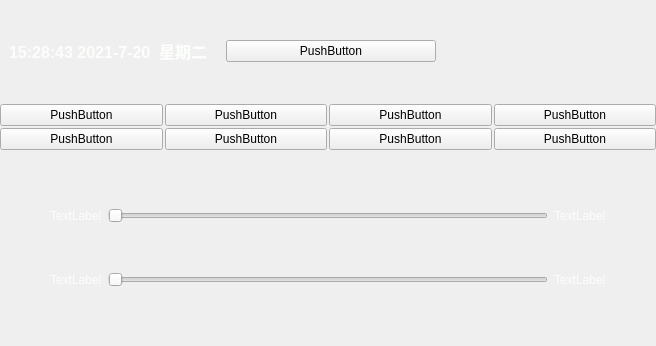
<?xml version="1.0" encoding="UTF-8"?>
<ui version="4.0">
 <class>DropdownBox</class>
 <widget class="QWidget" name="DropdownBox">
  <property name="geometry">
   <rect>
    <x>0</x>
    <y>0</y>
    <width>656</width>
    <height>346</height>
   </rect>
  </property>
  <property name="windowTitle">
   <string>Form</string>
  </property>
  <layout class="QVBoxLayout" name="verticalLayout_2">
   <property name="spacing">
    <number>2</number>
   </property>
   <property name="leftMargin">
    <number>0</number>
   </property>
   <property name="topMargin">
    <number>0</number>
   </property>
   <property name="rightMargin">
    <number>0</number>
   </property>
   <property name="bottomMargin">
    <number>0</number>
   </property>
   <item>
    <widget class="BaseWidget" name="widget" native="true">
     <property name="minimumSize">
      <size>
       <width>0</width>
       <height>50</height>
      </size>
     </property>
     <property name="maximumSize">
      <size>
       <width>16777215</width>
       <height>50</height>
      </size>
     </property>
     <layout class="QHBoxLayout" name="horizontalLayout" stretch="1,1,1">
      <item>
       <widget class="QLabel" name="label_5">
        <property name="font">
         <font>
          <pointsize>12</pointsize>
          <weight>75</weight>
          <bold>true</bold>
         </font>
        </property>
        <property name="styleSheet">
         <string notr="true">color: #FCFEFB;</string>
        </property>
        <property name="text">
         <string>15:28:43 2021-7-20  星期二</string>
        </property>
       </widget>
      </item>
      <item>
       <widget class="QPushButton" name="m_btnClose">
        <property name="text">
         <string>PushButton</string>
        </property>
       </widget>
      </item>
      <item>
       <spacer name="horizontalSpacer_2">
        <property name="orientation">
         <enum>Qt::Horizontal</enum>
        </property>
        <property name="sizeHint" stdset="0">
         <size>
          <width>194</width>
          <height>20</height>
         </size>
        </property>
       </spacer>
      </item>
     </layout>
    </widget>
   </item>
   <item>
    <layout class="QGridLayout" name="gridLayout">
     <item row="0" column="0">
      <widget class="BaseButton" name="pushButton_2">
       <property name="text">
        <string>PushButton</string>
       </property>
      </widget>
     </item>
     <item row="0" column="1">
      <widget class="BaseButton" name="pushButton_3">
       <property name="text">
        <string>PushButton</string>
       </property>
      </widget>
     </item>
     <item row="0" column="2">
      <widget class="BaseButton" name="pushButton_4">
       <property name="text">
        <string>PushButton</string>
       </property>
      </widget>
     </item>
     <item row="0" column="3">
      <widget class="BaseButton" name="pushButton_5">
       <property name="text">
        <string>PushButton</string>
       </property>
      </widget>
     </item>
     <item row="1" column="0">
      <widget class="BaseButton" name="pushButton_7">
       <property name="text">
        <string>PushButton</string>
       </property>
      </widget>
     </item>
     <item row="1" column="1">
      <widget class="BaseButton" name="pushButton_6">
       <property name="text">
        <string>PushButton</string>
       </property>
      </widget>
     </item>
     <item row="1" column="2">
      <widget class="BaseButton" name="pushButton_9">
       <property name="text">
        <string>PushButton</string>
       </property>
      </widget>
     </item>
     <item row="1" column="3">
      <widget class="BaseButton" name="pushButton_8">
       <property name="text">
        <string>PushButton</string>
       </property>
      </widget>
     </item>
    </layout>
   </item>
   <item>
    <widget class="BaseWidget" name="widget_2" native="true">
     <property name="minimumSize">
      <size>
       <width>0</width>
       <height>140</height>
      </size>
     </property>
     <property name="maximumSize">
      <size>
       <width>16777215</width>
       <height>140</height>
      </size>
     </property>
     <layout class="QVBoxLayout" name="verticalLayout">
      <property name="leftMargin">
       <number>50</number>
      </property>
      <property name="rightMargin">
       <number>50</number>
      </property>
      <item>
       <layout class="QHBoxLayout" name="horizontalLayout_2">
        <item>
         <widget class="QLabel" name="label">
          <property name="styleSheet">
           <string notr="true">color: #FCFEFB;</string>
          </property>
          <property name="text">
           <string>TextLabel</string>
          </property>
         </widget>
        </item>
        <item>
         <widget class="QSlider" name="horizontalSlider">
          <property name="orientation">
           <enum>Qt::Horizontal</enum>
          </property>
         </widget>
        </item>
        <item>
         <widget class="QLabel" name="label_2">
          <property name="styleSheet">
           <string notr="true">color: #FCFEFB;</string>
          </property>
          <property name="text">
           <string>TextLabel</string>
          </property>
         </widget>
        </item>
       </layout>
      </item>
      <item>
       <layout class="QHBoxLayout" name="horizontalLayout_3">
        <item>
         <widget class="QLabel" name="label_3">
          <property name="styleSheet">
           <string notr="true">color: #FCFEFB;</string>
          </property>
          <property name="text">
           <string>TextLabel</string>
          </property>
         </widget>
        </item>
        <item>
         <widget class="QSlider" name="horizontalSlider_2">
          <property name="orientation">
           <enum>Qt::Horizontal</enum>
          </property>
         </widget>
        </item>
        <item>
         <widget class="QLabel" name="label_4">
          <property name="styleSheet">
           <string notr="true">color: #FCFEFB;</string>
          </property>
          <property name="text">
           <string>TextLabel</string>
          </property>
         </widget>
        </item>
       </layout>
      </item>
     </layout>
    </widget>
   </item>
  </layout>
 </widget>
 <customwidgets>
  <customwidget>
   <class>BaseWidget</class>
   <extends>QWidget</extends>
   <header>basewidget.h</header>
   <container>1</container>
  </customwidget>
  <customwidget>
   <class>BaseButton</class>
   <extends>QPushButton</extends>
   <header>basebutton.h</header>
  </customwidget>
 </customwidgets>
 <resources/>
 <connections/>
</ui>
